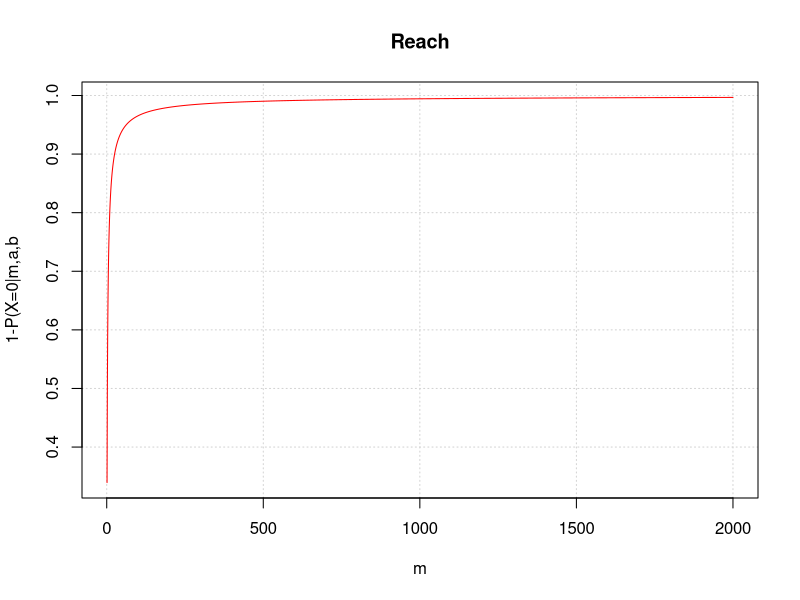

Write the R code that produced this figure.
## ---- chunk 1
library(ggplot2)
suppressPackageStartupMessages(library(dplyr))
library(knitr)
opts_chunk$set(tidy = TRUE)
library(reshape2)
suppressPackageStartupMessages(library(hypergeo))
## ---- chunk 2
t <- 8 #max no. of renewals observed
d <- dplyr::data_frame(t=0:t,
                   S=c(2132, 1406, 1069, 894, 765, 656, 
                       578, 525, 482),
                   N=c(NA,-diff(S)))
## ---- chunk 3
m <- 70 
dr <- .015 #discount rate
a <- 0.791 #beta function 'a' parameter
b <- 1.54 #beta function 'b' parameter
## ---- chunk 4
del <- hypergeo(1,b,a+b,1/(1+dr))
del <- suppressWarnings(as.numeric(del))
eclv <- m*del
## ---- chunk 5
eclv <- m*del
eclv
## ---- chunk 6
derl <- function(n,a,b,d) {
  q1 <- (b+n-1)/(a+b+n-1)
  q2 <- hypergeo(1,b+n,a+b+n,1/(1+d))
  return(suppressWarnings(as.numeric(q1*q2)))
}

erlv1 <- m*derl(1,a,b,dr)
erlv1
## ---- chunk 7
derl <- function(n,a,b,d) {
  q1 <- (b+n-1)/(a+b+n-1)
  q2 <- hypergeo(1,b+n,a+b+n,1/(1+d))
  return(suppressWarnings(as.numeric(q1*q2)))
}

erlv10 <- m*derl(10,a,b,dr)
erlv10
## ---- chunk 8
d <- read.table('bens_data.txt', header = T)
## ---- chunk 9
round(sum(d$sales)/sum(d$mailed),4)
## ---- chunk 10
round(mean(d$sales/d$mailed),4)
## ---- chunk 11
d1 <- mutate(d, rr=sales/mailed)
log_bb <- function(m,x,a,b){
  lchoose(m,x) + lbeta(a+x,b+m-x) - lbeta(a,b)
}

N <- d[['mailed']]
ll_bb <- function(pars,m,x){
  a <- exp(pars[1])
  b <- exp(pars[2])
  temp <- sum(log_bb(m,x,a,b))
  return(-temp)
}

m <- d1$mailed
x <- d1$sales

opt_bb <- optim(c(0,0), ll_bb, m=m, x=x)
print('a');exp(opt_bb$par[1])
print('b');exp(opt_bb$par[2])
## ---- chunk 12
a/(a+b)
## ---- chunk 13

## ---- chunk 14
m <- 1:2000
x <- 0
prob <- 1-exp(log_bb(m,x,a,b))
plot(x=m, y=prob, type='l', col='red',
     main='Reach',
     xlab='m', ylab='1-P(X=0|m,a,b',
     panel.first = grid())
## ---- chunk 15
d1 <- data_frame(m=c(2,5,10,25,50,250,500),
           Px0=exp(log_bb(m,0,a,b)),
           Px1=1-Px0,
           Px2=1-Px0-Px1) %>% 
  select(m,Px0,Px1,Px2)
t(d1)
